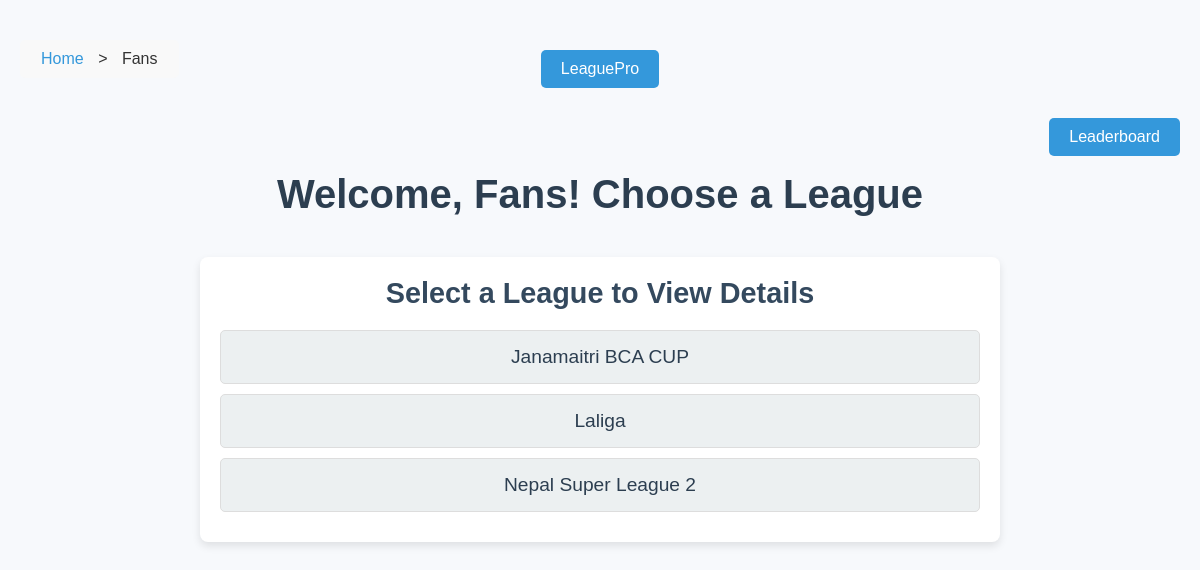
Page /pages/fans.php on the earlier database version.
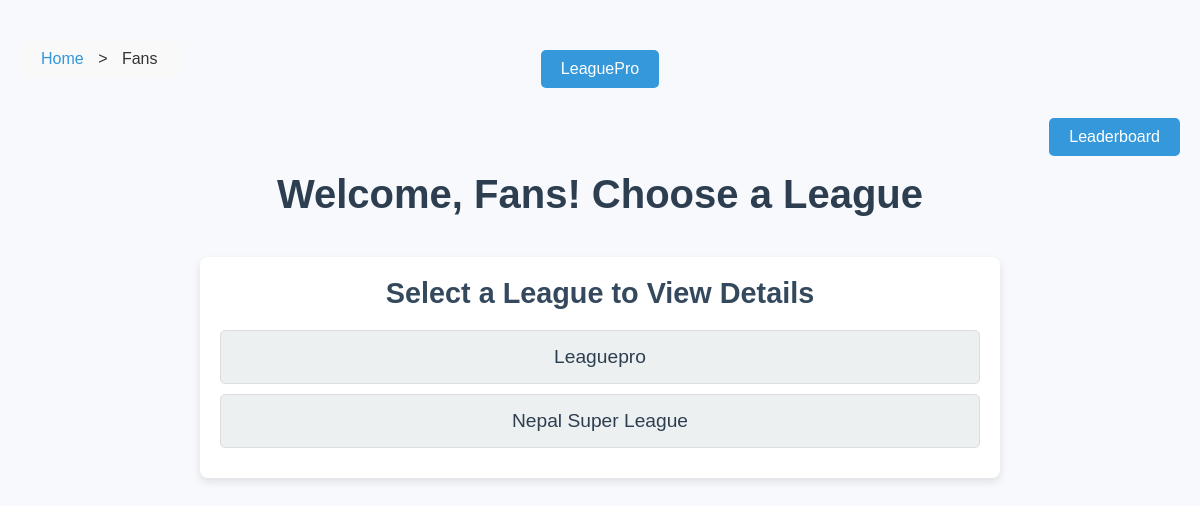
Same page on the later database version.
### tables this page shows
CREATE TABLE `league` (
  `league_id` int(11) NOT NULL,
  `league_name` varchar(100) DEFAULT NULL,
  `userId` int(11) NOT NULL,
  `start_date` int(11) DEFAULT NULL,
  `end_date` int(11) DEFAULT NULL,
  `status` varchar(20) DEFAULT 'pending',
  `duration` int(11) NOT NULL,
  `max_teams` int(11) NOT NULL,
  `location` varchar(50) DEFAULT NULL
);

### pages/fans.php (the view, shortened to what this page needs)
<?php
$host = "localhost";
$user = "root";
$password = "";
$dbname = "leaguedb";
$conn = new mysqli($host, $user, $password, $dbname);
$leagues = [];
$leagueQuery = "SELECT league_id, League_name FROM league";
$result = $conn->query($leagueQuery);
if ($result->num_rows > 0) {
    while ($row = $result->fetch_assoc()) {
        $leagues[] = $row;
    }
} else {
    echo "No leagues found.";
}
?>
<!DOCTYPE html>
<html lang="en">
<head>
    <link rel="stylesheet" href="../assests/css/fanStyle.css">
</head>
<body>
<div class="button-container-3">
    <button onclick="window.location.href='index.php'">LeaguePro</button>
</div>
<header>
    <div class="button-group">
        <a href="view_leaderboard.php" class="btn">Leaderboard</a>
    </div>
    <h1>Welcome, Fans! Choose a League</h1>
</header>
<div class="breadcrumb">
    <a href="index.php">Home</a> <span>&gt;</span>
    <span>Fans</span>
</div>
<div class="container">
    <h2>Select a League to View Details</h2>
    <ul>
        <?php foreach ($leagues as $league): ?>
            <li>
                <a href="view_league.php?league_id=<?php echo urlencode($league['league_id']); ?>">
                    <?php echo htmlspecialchars($league['League_name']); ?>
                </a>
            </li>
        <?php endforeach; ?>
    </ul>
</div>
</body>
</html>

Differences in the rows shown:
removed league: league_name "Janamaitri BCA CUP"
removed league: league_name "Laliga"
removed league: league_name "Nepal Super League 2"
added league: league_name "Leaguepro"
added league: league_name "Nepal Super League"
